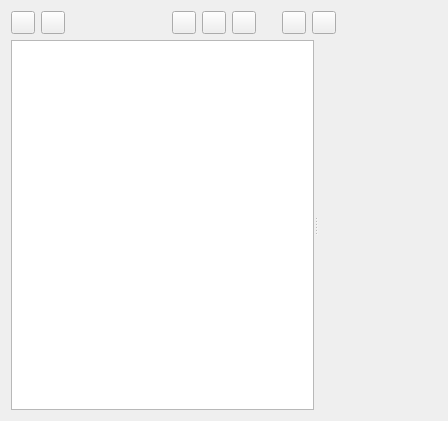
<?xml version="1.0" encoding="UTF-8"?>
<ui version="4.0">
 <class>WdgAnimationCurves</class>
 <widget class="QWidget" name="WdgAnimationCurves">
  <property name="geometry">
   <rect>
    <x>0</x>
    <y>0</y>
    <width>448</width>
    <height>421</height>
   </rect>
  </property>
  <property name="windowTitle">
   <string>Form</string>
  </property>
  <layout class="QVBoxLayout" name="verticalLayout">
   <item>
    <layout class="QHBoxLayout" name="horizontalLayout">
     <item>
      <widget class="KisZoomButton" name="btnHorizontalZoom">
       <property name="toolTip">
        <string>Zoom time</string>
       </property>
       <property name="text">
        <string/>
       </property>
      </widget>
     </item>
     <item>
      <widget class="KisZoomButton" name="btnVerticalZoom">
       <property name="toolTip">
        <string>Zoom values</string>
       </property>
       <property name="text">
        <string/>
       </property>
      </widget>
     </item>
     <item>
      <spacer name="horizontalSpacer_2">
       <property name="orientation">
        <enum>Qt::Horizontal</enum>
       </property>
       <property name="sizeHint" stdset="0">
        <size>
         <width>40</width>
         <height>20</height>
        </size>
       </property>
      </spacer>
     </item>
     <item>
      <widget class="QToolButton" name="btnConstantInterpolation">
       <property name="toolTip">
        <string>Hold value</string>
       </property>
       <property name="text">
        <string/>
       </property>
      </widget>
     </item>
     <item>
      <widget class="QToolButton" name="btnLinearInterpolation">
       <property name="toolTip">
        <string>Linear interpolation</string>
       </property>
       <property name="text">
        <string/>
       </property>
      </widget>
     </item>
     <item>
      <widget class="QToolButton" name="btnBezierInterpolation">
       <property name="toolTip">
        <string>Custom interpolation</string>
       </property>
       <property name="text">
        <string/>
       </property>
      </widget>
     </item>
     <item>
      <spacer name="horizontalSpacer">
       <property name="orientation">
        <enum>Qt::Horizontal</enum>
       </property>
       <property name="sizeType">
        <enum>QSizePolicy::Fixed</enum>
       </property>
       <property name="sizeHint" stdset="0">
        <size>
         <width>20</width>
         <height>20</height>
        </size>
       </property>
      </spacer>
     </item>
     <item>
      <widget class="QToolButton" name="btnSharp">
       <property name="toolTip">
        <string>Sharp node</string>
       </property>
       <property name="text">
        <string/>
       </property>
      </widget>
     </item>
     <item>
      <widget class="QToolButton" name="btnSmooth">
       <property name="toolTip">
        <string>Smooth node</string>
       </property>
       <property name="text">
        <string/>
       </property>
      </widget>
     </item>
     <item>
      <spacer name="horizontalSpacer_3">
       <property name="orientation">
        <enum>Qt::Horizontal</enum>
       </property>
       <property name="sizeHint" stdset="0">
        <size>
         <width>40</width>
         <height>20</height>
        </size>
       </property>
      </spacer>
     </item>
    </layout>
   </item>
   <item>
    <widget class="QSplitter" name="splitter">
     <property name="orientation">
      <enum>Qt::Horizontal</enum>
     </property>
     <widget class="QTreeView" name="channelListView"/>
     <widget class="KisAnimationCurvesView" name="curvesView"/>
    </widget>
   </item>
  </layout>
 </widget>
 <customwidgets>
  <customwidget>
   <class>KisAnimationCurvesView</class>
   <extends>QFrame</extends>
   <header>kis_animation_curves_view.h</header>
   <container>1</container>
  </customwidget>
  <customwidget>
   <class>KisZoomButton</class>
   <extends>QToolButton</extends>
   <header>kis_zoom_button.h</header>
  </customwidget>
 </customwidgets>
 <resources/>
 <connections/>
</ui>
